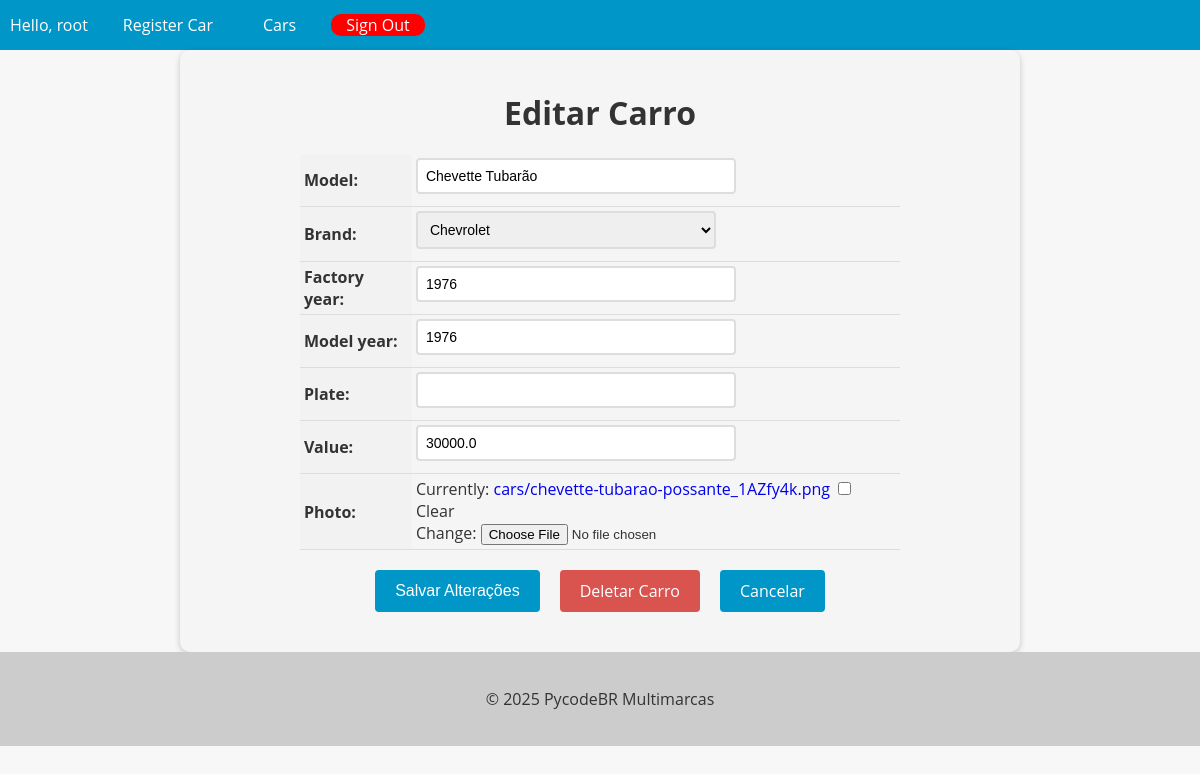
Before: /car/4/update/ (signed in) with the older database file.
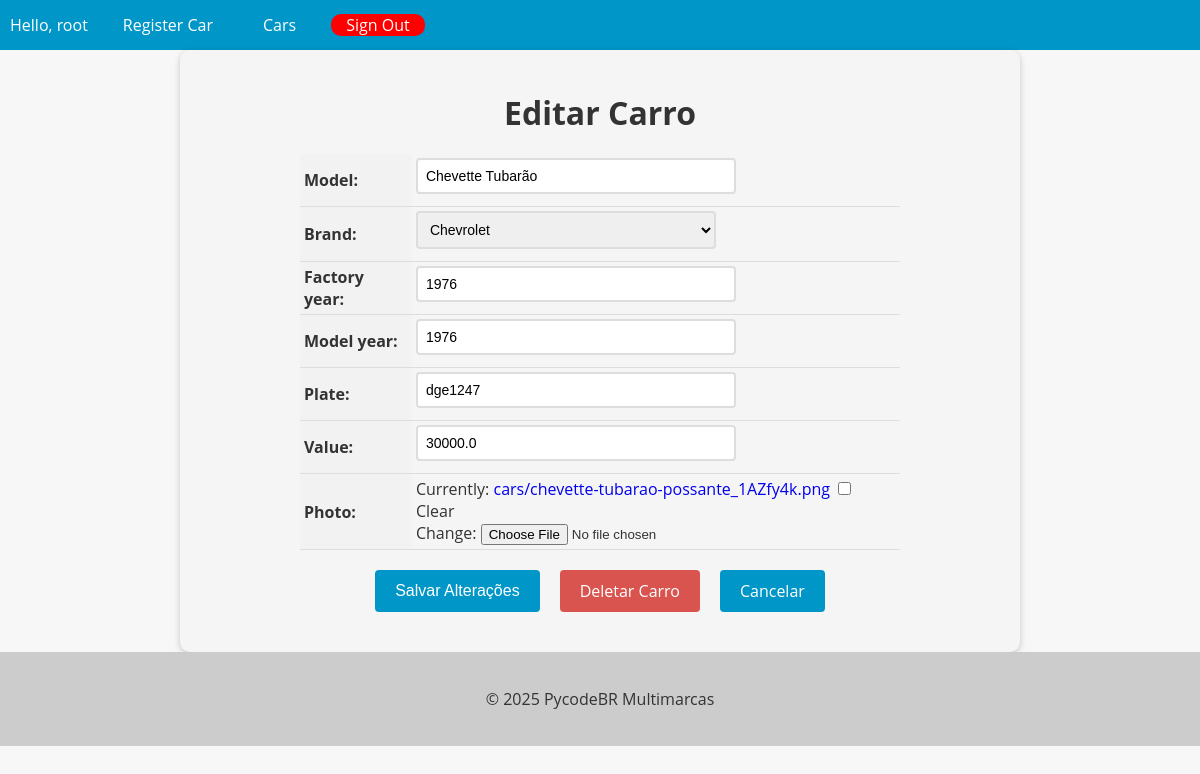
After: the same page with the newer database file.
### cars/models.py (models this page shows, shortened)
class Car(models.Model):
    id = models.AutoField(primary_key=True)
    model = models.CharField(max_length=255)
    brand = models.ForeignKey(Brand, on_delete=models.PROTECT, related_name='car_brand')
    factory_year = models.IntegerField(blank=True, null=True)
    model_year = models.IntegerField(blank=True, null=True)
    plate = models.CharField(max_length=10, blank=True, null=True)
    value = models.FloatField(blank=True, null=True)
    photo = models.ImageField(upload_to='cars/', blank=True, null=True)

### cars/views.py (the view, shortened to what this page needs)
# urls.py: path('car/<int:pk>/update/', CarUpdateView.as_view(), name='car_update'),
@method_decorator(login_required(login_url='login'), name='dispatch')
class CarUpdateView(UpdateView):
    model = Car
    form_class = CarModelForm
    template_name = 'car_update.html'

### cars/forms.py (shortened to what this page needs)
class CarModelForm(forms.ModelForm):
    class Meta:
        model = Car
        fields = '__all__'

### cars/models.py (called while the page is built)
    def __str__(self):
        return self.name

### cars/templates/car_update.html (shortened to what this page needs)
{% extends "base.html" %}
{% block content %}
  <form method="post" enctype="multipart/form-data">
    <h1>Editar Carro</h1>
    <table>
      {{ form.as_table }}
    </table>
    <div>
      <div class="buttons-container">
        <input type="submit" value="Salvar Alterações" class="btn btn-primary">
        <a href="{% url 'car_delete' pk=object.pk %}" class="btn btn-danger">Deletar Carro</a>
        <a href="{% url 'cars_list' %}" class="btn btn-secondary">Cancelar</a>
      </div>
    </div>
  </form>
{% endblock %}

Changed rows visible on the page:
changed Car "Chevette Tubarão": plate (not shown) → "dge1247"
